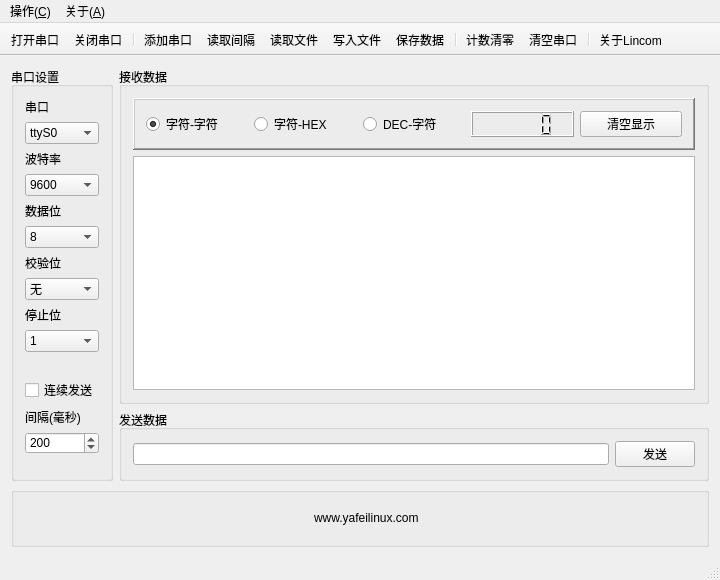
<?xml version="1.0" encoding="UTF-8"?>
<ui version="4.0">
 <class>MainWindow</class>
 <widget class="QMainWindow" name="MainWindow">
  <property name="enabled">
   <bool>true</bool>
  </property>
  <property name="geometry">
   <rect>
    <x>0</x>
    <y>0</y>
    <width>720</width>
    <height>580</height>
   </rect>
  </property>
  <property name="minimumSize">
   <size>
    <width>720</width>
    <height>580</height>
   </size>
  </property>
  <property name="font">
   <font>
    <family>Times New Roman</family>
    <pointsize>9</pointsize>
   </font>
  </property>
  <property name="cursor">
   <cursorShape>PointingHandCursor</cursorShape>
  </property>
  <property name="contextMenuPolicy">
   <enum>Qt::NoContextMenu</enum>
  </property>
  <property name="windowTitle">
   <string>Lincom串口调试助手</string>
  </property>
  <property name="windowIcon">
   <iconset resource="src.qrc">
    <normaloff>:/new/prefix2/src/logo.png</normaloff>:/new/prefix2/src/logo.png</iconset>
  </property>
  <property name="styleSheet">
   <string notr="true">QDialog{background:rgb(229, 255, 239)}
QMenuBar{background:url(:/new/prefix2/src/header.bmp)}
QStatusBar{background:url(:/new/prefix2/src/header.bmp)}
QPushButton{background:url(:/new/prefix2/src/header.bmp)}
QLCDNumber{background:url(:/new/prefix2/src/lcd.bmp)}
QLabel{background:url(:/new/prefix2/src/header.bmp)}







</string>
  </property>
  <property name="iconSize">
   <size>
    <width>16</width>
    <height>16</height>
   </size>
  </property>
  <property name="toolButtonStyle">
   <enum>Qt::ToolButtonIconOnly</enum>
  </property>
  <property name="animated">
   <bool>true</bool>
  </property>
  <widget class="QWidget" name="centralWidget">
   <layout class="QGridLayout" name="gridLayout">
    <item row="0" column="0" rowspan="2">
     <widget class="QGroupBox" name="groupBox">
      <property name="styleSheet">
       <string notr="true"/>
      </property>
      <property name="title">
       <string>串口设置</string>
      </property>
      <property name="flat">
       <bool>false</bool>
      </property>
      <layout class="QVBoxLayout" name="verticalLayout">
       <item>
        <widget class="QLabel" name="label">
         <property name="sizePolicy">
          <sizepolicy hsizetype="Preferred" vsizetype="Fixed">
           <horstretch>0</horstretch>
           <verstretch>0</verstretch>
          </sizepolicy>
         </property>
         <property name="text">
          <string>串口</string>
         </property>
        </widget>
       </item>
       <item>
        <widget class="QComboBox" name="portNameComboBox">
         <item>
          <property name="text">
           <string>ttyS0</string>
          </property>
         </item>
         <item>
          <property name="text">
           <string>ttyS1</string>
          </property>
         </item>
         <item>
          <property name="text">
           <string>ttyS2</string>
          </property>
         </item>
         <item>
          <property name="text">
           <string>ttyUSB0</string>
          </property>
         </item>
        </widget>
       </item>
       <item>
        <widget class="QLabel" name="label_2">
         <property name="sizePolicy">
          <sizepolicy hsizetype="Preferred" vsizetype="Fixed">
           <horstretch>0</horstretch>
           <verstretch>0</verstretch>
          </sizepolicy>
         </property>
         <property name="text">
          <string>波特率</string>
         </property>
        </widget>
       </item>
       <item>
        <widget class="QComboBox" name="baudRateComboBox">
         <property name="currentIndex">
          <number>12</number>
         </property>
         <item>
          <property name="text">
           <string>50</string>
          </property>
         </item>
         <item>
          <property name="text">
           <string>75</string>
          </property>
         </item>
         <item>
          <property name="text">
           <string>110</string>
          </property>
         </item>
         <item>
          <property name="text">
           <string>134</string>
          </property>
         </item>
         <item>
          <property name="text">
           <string>150</string>
          </property>
         </item>
         <item>
          <property name="text">
           <string>200</string>
          </property>
         </item>
         <item>
          <property name="text">
           <string>300</string>
          </property>
         </item>
         <item>
          <property name="text">
           <string>600</string>
          </property>
         </item>
         <item>
          <property name="text">
           <string>1200</string>
          </property>
         </item>
         <item>
          <property name="text">
           <string>1800</string>
          </property>
         </item>
         <item>
          <property name="text">
           <string>2400</string>
          </property>
         </item>
         <item>
          <property name="text">
           <string>4800</string>
          </property>
         </item>
         <item>
          <property name="text">
           <string>9600</string>
          </property>
         </item>
         <item>
          <property name="text">
           <string>14400</string>
          </property>
         </item>
         <item>
          <property name="text">
           <string>19200</string>
          </property>
         </item>
         <item>
          <property name="text">
           <string>38400</string>
          </property>
         </item>
         <item>
          <property name="text">
           <string>56000</string>
          </property>
         </item>
         <item>
          <property name="text">
           <string>57600</string>
          </property>
         </item>
         <item>
          <property name="text">
           <string>76800</string>
          </property>
         </item>
         <item>
          <property name="text">
           <string>115200</string>
          </property>
         </item>
         <item>
          <property name="text">
           <string>128000</string>
          </property>
         </item>
         <item>
          <property name="text">
           <string>256000</string>
          </property>
         </item>
        </widget>
       </item>
       <item>
        <widget class="QLabel" name="label_3">
         <property name="sizePolicy">
          <sizepolicy hsizetype="Preferred" vsizetype="Fixed">
           <horstretch>0</horstretch>
           <verstretch>0</verstretch>
          </sizepolicy>
         </property>
         <property name="text">
          <string>数据位</string>
         </property>
        </widget>
       </item>
       <item>
        <widget class="QComboBox" name="dataBitsComboBox">
         <property name="currentIndex">
          <number>3</number>
         </property>
         <item>
          <property name="text">
           <string>5</string>
          </property>
         </item>
         <item>
          <property name="text">
           <string>6</string>
          </property>
         </item>
         <item>
          <property name="text">
           <string>7</string>
          </property>
         </item>
         <item>
          <property name="text">
           <string>8</string>
          </property>
         </item>
        </widget>
       </item>
       <item>
        <widget class="QLabel" name="label_4">
         <property name="sizePolicy">
          <sizepolicy hsizetype="Preferred" vsizetype="Fixed">
           <horstretch>0</horstretch>
           <verstretch>0</verstretch>
          </sizepolicy>
         </property>
         <property name="text">
          <string>校验位</string>
         </property>
        </widget>
       </item>
       <item>
        <widget class="QComboBox" name="parityComboBox">
         <item>
          <property name="text">
           <string>无</string>
          </property>
         </item>
         <item>
          <property name="text">
           <string>奇</string>
          </property>
         </item>
         <item>
          <property name="text">
           <string>偶</string>
          </property>
         </item>
        </widget>
       </item>
       <item>
        <widget class="QLabel" name="label_5">
         <property name="sizePolicy">
          <sizepolicy hsizetype="Preferred" vsizetype="Fixed">
           <horstretch>0</horstretch>
           <verstretch>0</verstretch>
          </sizepolicy>
         </property>
         <property name="text">
          <string>停止位</string>
         </property>
        </widget>
       </item>
       <item>
        <widget class="QComboBox" name="stopBitsComboBox">
         <item>
          <property name="text">
           <string>1</string>
          </property>
         </item>
         <item>
          <property name="text">
           <string>1.5</string>
          </property>
         </item>
         <item>
          <property name="text">
           <string>2</string>
          </property>
         </item>
        </widget>
       </item>
       <item>
        <spacer name="verticalSpacer">
         <property name="orientation">
          <enum>Qt::Vertical</enum>
         </property>
         <property name="sizeType">
          <enum>QSizePolicy::Fixed</enum>
         </property>
         <property name="sizeHint" stdset="0">
          <size>
           <width>20</width>
           <height>20</height>
          </size>
         </property>
        </spacer>
       </item>
       <item>
        <widget class="QCheckBox" name="obocheckBox">
         <property name="text">
          <string>连续发送</string>
         </property>
        </widget>
       </item>
       <item>
        <widget class="QLabel" name="label_6">
         <property name="sizePolicy">
          <sizepolicy hsizetype="Preferred" vsizetype="Fixed">
           <horstretch>0</horstretch>
           <verstretch>0</verstretch>
          </sizepolicy>
         </property>
         <property name="text">
          <string>间隔(毫秒)</string>
         </property>
        </widget>
       </item>
       <item>
        <widget class="QSpinBox" name="delayspinBox">
         <property name="minimum">
          <number>10</number>
         </property>
         <property name="maximum">
          <number>5000</number>
         </property>
         <property name="value">
          <number>200</number>
         </property>
        </widget>
       </item>
      </layout>
     </widget>
    </item>
    <item row="0" column="1">
     <widget class="QGroupBox" name="groupBox_2">
      <property name="styleSheet">
       <string notr="true"/>
      </property>
      <property name="title">
       <string>接收数据</string>
      </property>
      <property name="flat">
       <bool>true</bool>
      </property>
      <layout class="QVBoxLayout" name="verticalLayout_2">
       <item>
        <widget class="QFrame" name="frame_3">
         <property name="styleSheet">
          <string notr="true"/>
         </property>
         <property name="frameShape">
          <enum>QFrame::WinPanel</enum>
         </property>
         <property name="frameShadow">
          <enum>QFrame::Raised</enum>
         </property>
         <property name="lineWidth">
          <number>1</number>
         </property>
         <property name="midLineWidth">
          <number>0</number>
         </property>
         <layout class="QHBoxLayout" name="horizontalLayout">
          <item>
           <widget class="QRadioButton" name="ccradioButton">
            <property name="toolTip">
             <string>以字符的方式发送和接收数据</string>
            </property>
            <property name="text">
             <string>字符-字符</string>
            </property>
            <property name="checked">
             <bool>true</bool>
            </property>
           </widget>
          </item>
          <item>
           <widget class="QRadioButton" name="chradioButton">
            <property name="toolTip">
             <string>以字符方式发送, 以十六进制方式显示</string>
            </property>
            <property name="text">
             <string>字符-HEX</string>
            </property>
           </widget>
          </item>
          <item>
           <widget class="QRadioButton" name="dcradioButton">
            <property name="toolTip">
             <string>以字符方式发送, 以十进制方式显示</string>
            </property>
            <property name="text">
             <string>DEC-字符</string>
            </property>
           </widget>
          </item>
          <item>
           <widget class="QLCDNumber" name="recvbyteslcdNumber">
            <property name="toolTip">
             <string>已接收字节数</string>
            </property>
            <property name="styleSheet">
             <string notr="true"/>
            </property>
           </widget>
          </item>
          <item>
           <widget class="QPushButton" name="clearUpBtn">
            <property name="text">
             <string>清空显示</string>
            </property>
            <property name="icon">
             <iconset resource="src.qrc">
              <normaloff>:/new/prefix1/src/edit-clear.png</normaloff>:/new/prefix1/src/edit-clear.png</iconset>
            </property>
           </widget>
          </item>
         </layout>
        </widget>
       </item>
       <item>
        <widget class="QTextBrowser" name="textBrowser">
         <property name="styleSheet">
          <string notr="true"/>
         </property>
        </widget>
       </item>
      </layout>
     </widget>
    </item>
    <item row="1" column="1">
     <widget class="QGroupBox" name="groupBox_4">
      <property name="styleSheet">
       <string notr="true"/>
      </property>
      <property name="title">
       <string>发送数据</string>
      </property>
      <property name="flat">
       <bool>true</bool>
      </property>
      <layout class="QHBoxLayout" name="horizontalLayout_2">
       <item>
        <widget class="QLineEdit" name="sendMsgLineEdit">
         <property name="maxLength">
          <number>10000</number>
         </property>
         <property name="dragEnabled">
          <bool>false</bool>
         </property>
        </widget>
       </item>
       <item>
        <widget class="QPushButton" name="sendmsgBtn">
         <property name="text">
          <string>发送</string>
         </property>
         <property name="icon">
          <iconset resource="src.qrc">
           <normaloff>:/new/prefix1/src/send.png</normaloff>:/new/prefix1/src/send.png</iconset>
         </property>
         <property name="autoDefault">
          <bool>false</bool>
         </property>
         <property name="default">
          <bool>false</bool>
         </property>
        </widget>
       </item>
      </layout>
     </widget>
    </item>
    <item row="2" column="0" colspan="2">
     <widget class="QGroupBox" name="groupBox_3">
      <property name="sizePolicy">
       <sizepolicy hsizetype="Preferred" vsizetype="Fixed">
        <horstretch>0</horstretch>
        <verstretch>0</verstretch>
       </sizepolicy>
      </property>
      <property name="minimumSize">
       <size>
        <width>0</width>
        <height>60</height>
       </size>
      </property>
      <property name="maximumSize">
       <size>
        <width>16777215</width>
        <height>60</height>
       </size>
      </property>
      <property name="styleSheet">
       <string notr="true"/>
      </property>
      <property name="title">
       <string/>
      </property>
      <property name="flat">
       <bool>true</bool>
      </property>
      <layout class="QHBoxLayout" name="horizontalLayout_3">
       <item>
        <spacer name="horizontalSpacer">
         <property name="orientation">
          <enum>Qt::Horizontal</enum>
         </property>
         <property name="sizeHint" stdset="0">
          <size>
           <width>258</width>
           <height>19</height>
          </size>
         </property>
        </spacer>
       </item>
       <item>
        <widget class="QLabel" name="label_7">
         <property name="sizePolicy">
          <sizepolicy hsizetype="Fixed" vsizetype="Fixed">
           <horstretch>0</horstretch>
           <verstretch>0</verstretch>
          </sizepolicy>
         </property>
         <property name="text">
          <string/>
         </property>
         <property name="pixmap">
          <pixmap resource="src.qrc">:/new/prefix2/src/linuxico.bmp</pixmap>
         </property>
        </widget>
       </item>
       <item>
        <widget class="QLabel" name="yafeilinux">
         <property name="sizePolicy">
          <sizepolicy hsizetype="Preferred" vsizetype="Fixed">
           <horstretch>0</horstretch>
           <verstretch>0</verstretch>
          </sizepolicy>
         </property>
         <property name="toolTip">
          <string>欢迎访问我们的网站</string>
         </property>
         <property name="statusTip">
          <string>欢迎访问我们的网站</string>
         </property>
         <property name="text">
          <string>www.yafeilinux.com</string>
         </property>
        </widget>
       </item>
       <item>
        <spacer name="horizontalSpacer_2">
         <property name="orientation">
          <enum>Qt::Horizontal</enum>
         </property>
         <property name="sizeHint" stdset="0">
          <size>
           <width>258</width>
           <height>19</height>
          </size>
         </property>
        </spacer>
       </item>
      </layout>
     </widget>
    </item>
   </layout>
  </widget>
  <widget class="QMenuBar" name="menuBar">
   <property name="geometry">
    <rect>
     <x>0</x>
     <y>0</y>
     <width>720</width>
     <height>23</height>
    </rect>
   </property>
   <widget class="QMenu" name="menu">
    <property name="title">
     <string>操作(&amp;C)</string>
    </property>
    <addaction name="actionAdd"/>
    <addaction name="separator"/>
    <addaction name="actionOpen"/>
    <addaction name="actionClose"/>
    <addaction name="separator"/>
    <addaction name="actionSave"/>
    <addaction name="actionLoadfile"/>
    <addaction name="actionWriteToFile"/>
    <addaction name="separator"/>
    <addaction name="actionReadPortInterval"/>
    <addaction name="separator"/>
    <addaction name="actionClearBytes"/>
    <addaction name="actionCleanPort"/>
    <addaction name="separator"/>
    <addaction name="actionExit"/>
   </widget>
   <widget class="QMenu" name="menu_2">
    <property name="title">
     <string>关于(&amp;A)</string>
    </property>
    <addaction name="actionAbout"/>
   </widget>
   <addaction name="menu"/>
   <addaction name="menu_2"/>
  </widget>
  <widget class="QToolBar" name="mainToolBar">
   <property name="sizePolicy">
    <sizepolicy hsizetype="Preferred" vsizetype="Fixed">
     <horstretch>0</horstretch>
     <verstretch>0</verstretch>
    </sizepolicy>
   </property>
   <property name="minimumSize">
    <size>
     <width>0</width>
     <height>0</height>
    </size>
   </property>
   <property name="maximumSize">
    <size>
     <width>16777215</width>
     <height>55</height>
    </size>
   </property>
   <property name="font">
    <font>
     <pointsize>9</pointsize>
    </font>
   </property>
   <property name="cursor">
    <cursorShape>PointingHandCursor</cursorShape>
   </property>
   <property name="focusPolicy">
    <enum>Qt::StrongFocus</enum>
   </property>
   <property name="contextMenuPolicy">
    <enum>Qt::NoContextMenu</enum>
   </property>
   <property name="movable">
    <bool>false</bool>
   </property>
   <property name="allowedAreas">
    <set>Qt::NoToolBarArea</set>
   </property>
   <property name="iconSize">
    <size>
     <width>24</width>
     <height>24</height>
    </size>
   </property>
   <property name="toolButtonStyle">
    <enum>Qt::ToolButtonIconOnly</enum>
   </property>
   <property name="floatable">
    <bool>true</bool>
   </property>
   <attribute name="toolBarArea">
    <enum>TopToolBarArea</enum>
   </attribute>
   <attribute name="toolBarBreak">
    <bool>false</bool>
   </attribute>
   <addaction name="actionOpen"/>
   <addaction name="actionClose"/>
   <addaction name="separator"/>
   <addaction name="actionAdd"/>
   <addaction name="actionReadPortInterval"/>
   <addaction name="actionLoadfile"/>
   <addaction name="actionWriteToFile"/>
   <addaction name="actionSave"/>
   <addaction name="separator"/>
   <addaction name="actionClearBytes"/>
   <addaction name="actionCleanPort"/>
   <addaction name="separator"/>
   <addaction name="actionAbout"/>
  </widget>
  <widget class="QStatusBar" name="statusBar"/>
  <action name="actionAdd">
   <property name="checkable">
    <bool>false</bool>
   </property>
   <property name="icon">
    <iconset resource="src.qrc">
     <normaloff>:/new/prefix1/src/add.png</normaloff>:/new/prefix1/src/add.png</iconset>
   </property>
   <property name="text">
    <string>添加串口</string>
   </property>
   <property name="toolTip">
    <string>添加串口设备文件</string>
   </property>
   <property name="statusTip">
    <string>添加串口设备文件</string>
   </property>
  </action>
  <action name="actionOpen">
   <property name="icon">
    <iconset resource="src.qrc">
     <normaloff>:/new/prefix1/src/open.png</normaloff>:/new/prefix1/src/open.png</iconset>
   </property>
   <property name="text">
    <string>打开串口</string>
   </property>
   <property name="statusTip">
    <string>打开串口</string>
   </property>
  </action>
  <action name="actionClose">
   <property name="icon">
    <iconset resource="src.qrc">
     <normaloff>:/new/prefix1/src/stop.png</normaloff>:/new/prefix1/src/stop.png</iconset>
   </property>
   <property name="text">
    <string>关闭串口</string>
   </property>
   <property name="statusTip">
    <string>关闭串口</string>
   </property>
  </action>
  <action name="actionExit">
   <property name="icon">
    <iconset resource="src.qrc">
     <normaloff>:/new/prefix1/src/exit.png</normaloff>:/new/prefix1/src/exit.png</iconset>
   </property>
   <property name="text">
    <string>退出程序</string>
   </property>
   <property name="statusTip">
    <string>退出程序</string>
   </property>
  </action>
  <action name="actionAbout">
   <property name="icon">
    <iconset resource="src.qrc">
     <normaloff>:/new/prefix1/src/mesage.png</normaloff>:/new/prefix1/src/mesage.png</iconset>
   </property>
   <property name="text">
    <string>关于Lincom</string>
   </property>
   <property name="toolTip">
    <string>关于Lincom</string>
   </property>
   <property name="statusTip">
    <string>关于Lincom</string>
   </property>
  </action>
  <action name="actionSave">
   <property name="icon">
    <iconset resource="src.qrc">
     <normaloff>:/new/prefix1/src/save.png</normaloff>:/new/prefix1/src/save.png</iconset>
   </property>
   <property name="text">
    <string>保存数据</string>
   </property>
   <property name="toolTip">
    <string>保存收发框内的数据</string>
   </property>
   <property name="statusTip">
    <string>保存收发框内的数据</string>
   </property>
  </action>
  <action name="actionClearBytes">
   <property name="icon">
    <iconset resource="src.qrc">
     <normaloff>:/new/prefix1/src/clearbytes.png</normaloff>:/new/prefix1/src/clearbytes.png</iconset>
   </property>
   <property name="text">
    <string>计数清零</string>
   </property>
   <property name="toolTip">
    <string>清零已收到的字节数</string>
   </property>
   <property name="statusTip">
    <string>清零已收到的字节数</string>
   </property>
  </action>
  <action name="actionReadPortInterval">
   <property name="icon">
    <iconset resource="src.qrc">
     <normaloff>:/new/prefix1/src/time.png</normaloff>:/new/prefix1/src/time.png</iconset>
   </property>
   <property name="text">
    <string>读取间隔</string>
   </property>
   <property name="toolTip">
    <string>设置读取串口数据的时间间隔</string>
   </property>
   <property name="statusTip">
    <string>设置读取串口数据的时间间隔</string>
   </property>
  </action>
  <action name="actionLoadfile">
   <property name="icon">
    <iconset resource="src.qrc">
     <normaloff>:/new/prefix1/src/loadfile.png</normaloff>:/new/prefix1/src/loadfile.png</iconset>
   </property>
   <property name="text">
    <string>读取文件</string>
   </property>
   <property name="toolTip">
    <string>载入外部文件作为发送内容</string>
   </property>
   <property name="statusTip">
    <string>载入外部文件作为发送内容</string>
   </property>
  </action>
  <action name="actionCleanPort">
   <property name="icon">
    <iconset resource="src.qrc">
     <normaloff>:/new/prefix2/src/cleanport.png</normaloff>:/new/prefix2/src/cleanport.png</iconset>
   </property>
   <property name="text">
    <string>清空串口</string>
   </property>
   <property name="toolTip">
    <string>清空串口中I/O数据</string>
   </property>
   <property name="statusTip">
    <string>清空串口中I/O数据</string>
   </property>
  </action>
  <action name="actionWriteToFile">
   <property name="checkable">
    <bool>true</bool>
   </property>
   <property name="icon">
    <iconset resource="src.qrc">
     <normaloff>:/new/prefix2/src/write2file.png</normaloff>:/new/prefix2/src/write2file.png</iconset>
   </property>
   <property name="text">
    <string>写入文件</string>
   </property>
   <property name="toolTip">
    <string>将读取数据写入到文件</string>
   </property>
   <property name="statusTip">
    <string>将读取数据写入到文件</string>
   </property>
  </action>
 </widget>
 <layoutdefault spacing="6" margin="11"/>
 <resources>
  <include location="src.qrc"/>
 </resources>
 <connections/>
</ui>
